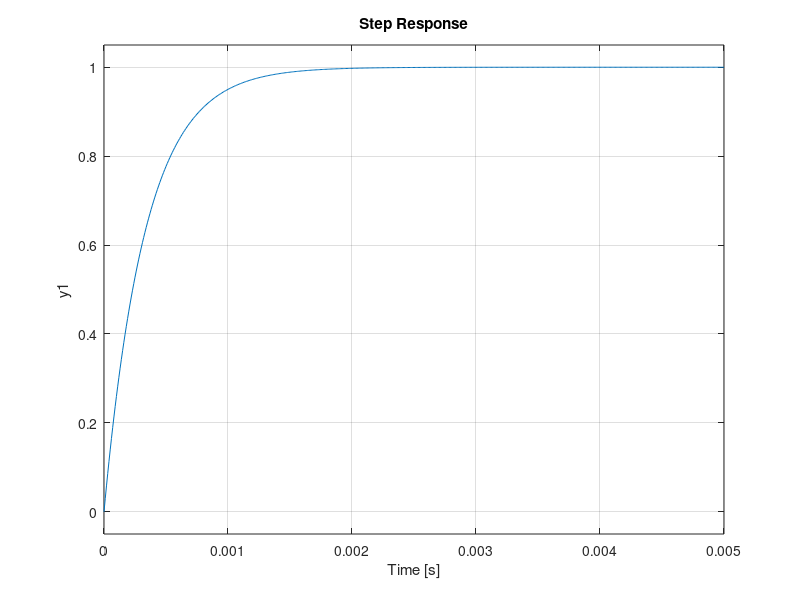
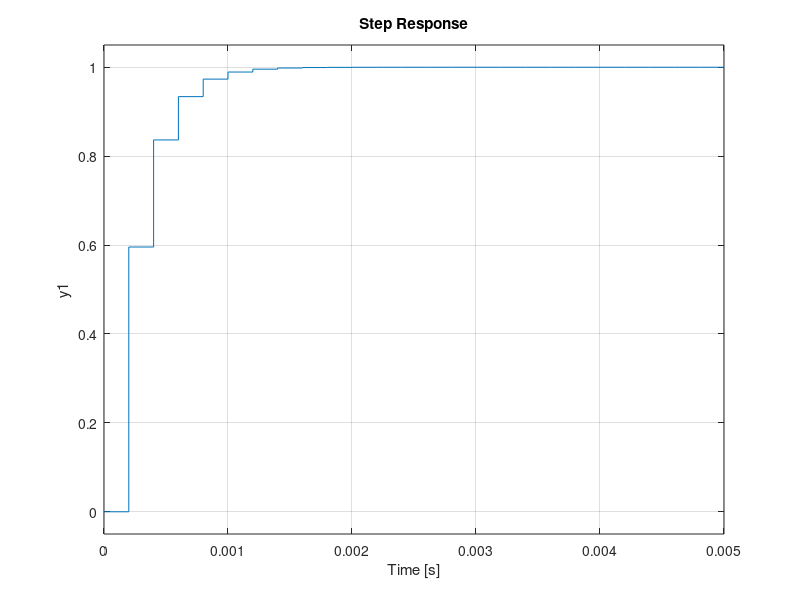

Source code (MATLAB) for these figures, in order:
%% Current control of DC Motor
clc,clear all,close all
%pkg load control
%% Parameters
R= 0.8; L = 0.011; k = 1.91; J =0.02; a= 1E-2;
Te=L/R;
Tem=J*R/k/k;
G=20;
Ts=0.2e-3;

%% PI control of I

tr=0.001; % step time at 1 ms
Ti=Te; % perfect pole compensation
%Ti=0.8*Te; % bad pole compensation
Kp=3*R*Ti/G/tr;
Ki=Kp/Ti;
s=tf('s');

% TF DCM
MCC=G/R/(1+s*Te)
MCC_z=c2d(MCC, Ts, 'zoh') % discrete format
% TF PI
PI=Kp+Ki/s
PI_z=c2d(PI, Ts, 'zoh')
FTBO=series(MCC, PI)
FTBO_z=series(MCC_z, PI_z)

% Closed Loop transfer function
FTBF=feedback(FTBO,1);
FTBF_z=feedback(FTBO_z,1);

% step response - continious state
figure(1);
t=[0: 1e-5: 0.005];
step(FTBF,t);
[y x]=step(FTBF,t);
sprintf('Over shoot=%5.2f %%', 100*(max(y)-1))

% step response - discrete state
figure(2);
t=[0: Ts: 0.005];
step(FTBF_z,t);
[y x]=step(FTBF_z,t);
sprintf('Over shoot=%5.2f %%', 100*(max(y)-1))